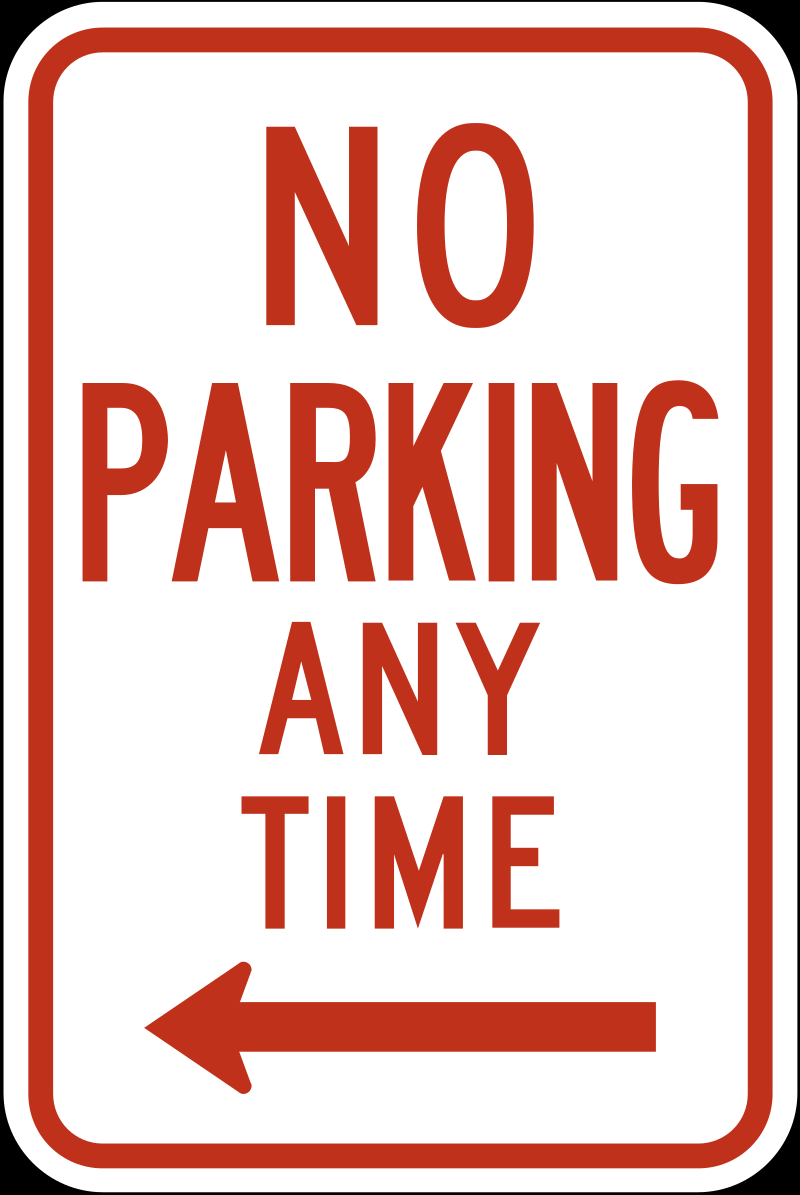
#> input picture signs/noparking.png, 800 x 1195 px, given in place of speed4.png, which was not available
$ python -i trainYellowSigns.py   (imports and definitions only)
#> lines starting #> are read from the running program, lines starting #| are printed output that depends on the picture; after the words box and inside, x2 and y2 are one past the last pixel; in counts of white or black regions, pixels touching at a corner belong together; pictures that were not available may be replaced by others from this repository, and a replacement may not be noted
### featureselector.py
# From https://www.geeksforgeeks.org/feature-detection-and-matching-with-opencv-python/
# Also used ChatGPT for fetching list of features in the image.

import cv2
import numpy as np

# This function extracts features from the image.
# Returns new image that points features, as well as a list of where all the features are located in image.
def selectFeaturesFromImage(image):
    gray_image = cv2.cvtColor(image, cv2.COLOR_BGR2GRAY)
    gray_image = np.float32(gray_image)

    dst = cv2.cornerHarris(gray_image, blockSize=2, ksize=5, k=0.01)

    feature_coords = np.argwhere(dst > 0.01 * dst.max())


    dst = cv2.dilate(dst, None)
    #image[dst > 0.01 * dst.max()] = [0, 255, 0]
    return image, feature_coords

### violajones.py

import cv2
import numpy as np
import pandas as pd

# This is for testing purposes
# [4 lines left out: function printImageWithIndex, not called in this run]

# This function computes the integral image, which is the sum of all pixels from a specific point. This is necessary for computing the Haar Features since it requires sums of specific features.
# Also used ChatGPT to help compute the integral image
def calculateIntegralImage(image):
    gray_image = cv2.cvtColor(image, cv2.COLOR_BGR2GRAY)
    #print('Gray image: ', gray_image)
    gray_image = np.array(gray_image)
    cumsum_rows = np.cumsum(gray_image, axis=0)
    cumsum_cols = np.cumsum(cumsum_rows, axis=1)
    #print('Cum Sum image: ', cumsum_cols)
    return cumsum_cols

# This function loops through all the features of the image and finds the Haar Features
# For this project, only the rectangular Haar Featurs will be detected instead of tilted.
# Returns a DataFrame containing all 4 Haar Feature and sum calculations
# https://en.wikipedia.org/wiki/Haar-like_feature
# https://www.youtube.com/watch?v=ZSqg-fZJ9tQ&ab_channel=FirstPrinciplesofComputerVision
# https://www.youtube.com/watch?v=p9vq90NYHMs&ab_channel=YoussefShakrina
# https://www.youtube.com/watch?v=uEJ71VlUmMQ&ab_channel=Computerphile
def computeHaarFeatures(integralImage, features, image):
    # [5 lines of commented-out code are left out]
    df = pd.DataFrame(columns=['Aba Boost 1', 'Aba Boost 2', 'Aba Boost 3', 'Aba Boost 4'])
    for i in features:
        x = i[0]
        y = i[1]
        #print('X: ', x, ', Y: ', y)
        try:
            h = 30 # Since the program will be testing the Haar features on four different sizes.
            totalPixels = totalPixelsOfFeature(integralImage, x, y, h) # This first part computes the first AdaBoost training, which consists of up-down edge detection.
            top1, bottom1 = adaBoostTraining1(integralImage, x, y, h, totalPixels)
            left1, right1 = adaBoostTraining2(integralImage, x, y, h, totalPixels)
            left, middle, right = adaBoostTraining3(integralImage, x, y, h, totalPixels)
            leftup, rightup, leftdown, rightdown = adaBoostTraining4(integralImage, x, y, h, totalPixels)
            adaBoost1Value = bottom1 - top1
            adaBoost2Value = left1-right1
            adaBoost3Value = (left + right) - middle
            adaBoost4Value = (leftup + rightdown) - (rightup + leftdown)
            # [10 lines of commented-out code are left out]
            new_row = {'Aba Boost 1': adaBoost1Value, 'Aba Boost 2': adaBoost2Value, 'Aba Boost 3': adaBoost3Value, 'Aba Boost 4': adaBoost4Value}

            df.loc[len(df.index)] = new_row
        except Exception as e:
            #print('Error: ', e)
            continue
        #print('Mean: ', meanAdaBoost1)
    return df

# This computes the total pixels around a specific feature.
# This takes in the Integral Image, the x and y coordinate of the feature, and h, how big the area should be.
def totalPixelsOfFeature(integralImage, x, y, h):
    #print('h: ', h, ', h-1: ', h+1)
    arr = integralImage[x-h:x+h,y-h:y+h] # Array up to where the feature is + h
    np.set_printoptions(threshold=np.inf)
    c = 0
    sub1 = integralImage[x+h][y-(h+1)] # Gets left total pixels.
    sub2 = integralImage[x-(h+1)][y+h] # Gets up total pixels.
    add1 = integralImage[x-(h+1)][y-(h+1)] # Gets top left total pixels, used since it double subtracts this area when subtracting sub1 and subtracting sub2. Therefore, this needs to be added back.
    total = arr[-1][-1] # Total number of pixels up to that specific feature.
    aTotal = int(total - sub1)
    aTotal -= int(sub2)
    aTotal += int(add1)
    return aTotal

    #arr = integralImage[x-h:x+h,y-h:y+h] # Array up to where the feature is + h
    #midpoint = arr.shape[0] // 2
    #print('Midpoint: ', midpoint)

# This computes the x-derivative (up-down) edge detection, this is used to subtract the top from the bottom, as followed for Haar Features.
# Returns the total pixels of the top half and the total pixels of the bottom half.
def adaBoostTraining1(integralImage, x, y, h, totalPixels):
    t1 = integralImage[x-1][y+h]
    t2 = integralImage[x-1][y-(h+1)]
    t3 = integralImage[x-(h+1)][y+h]
    a1 = integralImage[x-(h+1)][y-(h+1)]

    b1 = integralImage[x+h][y+h]
    b2 = integralImage[x+h][y-(h+1)]
    b3 = t1
    a2 = t2
    aBottom = int(b1) - int(b2) - int(b3) + int(a2)
    #print('T2: ', t2)

    # Gets total pixels of the first half
    #aTop = int(t1) - int(t2) - int(t3) + int(a1)

    aTop = totalPixels - aBottom

    # Gets total pixels of the second half
    #aBottom = totalPixels - aTop
    #print('Ada Test 1: Total Pixels: ', totalPixels, ', A Top: ', aTop, ', A Bottom: ', aBottom)
    return aTop, aBottom

# This computes the y-derivative edge detection, this is used to subtract the left from the right, as followed for Haar Features.
# Returns the total pixels of the top half and the total pixels of the bottom half.
def adaBoostTraining2(integralImage, x, y, h, totalPixels):
    right1 = integralImage[x+h][y+h]
    right2 = integralImage[x+h][y-1]
    right3 = integralImage[x-(h+1)][y+h]
    rightadd = integralImage[x-(h+1)][y-1]

    # Gets total pixels of the first half
    #right = int(right1) - int(right2) - int(right3) + int(rightadd)

    left1 = integralImage[x+h][y-1]
    left2 = integralImage[x+h][y-(h+1)]
    left3 = integralImage[x-(h+1)][y-1]
    leftadd = integralImage[x-(h+1)][y-(h+1)]

    left = int(left1) - int(left2) - int(left3) + int(leftadd)
    right = totalPixels - left

    #print('Ada Test 2: Total Pixels: ', totalPixels, ', A Left: ', left, ', A Right: ', right)
    return left, right

# This computes the x-axis-derivative line detection.
# For this, the area around the feature would need to be split in three different parts, the left, the middle, and the right.
# To obtain the value, the middle is subtracted by the sum of the left and the right.
def adaBoostTraining3(integralImage, x, y, h, totalPixels):

    division = h // 3 # Dividing the area around feature into three different parts, only being used for y-coordinate.
    #print('Division: ', division)
    #print('X: ', x, ', Y: ', y)

    middle1 = integralImage[x+h][y+division]
    #print('Middle 1 X: ', x+h, ', Y: ', y+division)
    middle2= integralImage[x+h][y-(division+1)]
    #print('Middle 2 X: ', x+h, ', Y: ', y-(division+1))
    middle3 = integralImage[x-(h+1)][y+division]
    #print('Middle 3 X: ', x-(h+1), ', Y: ', y+division)
    middleadd = integralImage[x-(h+1)][y-(division+1)]
    #print('Middle Add X: ', x-(h+1), ', Y: ', y+division)
    middle = int(middle1) - int(middle2) - int(middle3) + int(middleadd)
    #print('Middle 1: ', middle1, ', Middle 2: ', middle2, ', Middle 3: ', middle3, ', Middle Add: ', middleadd)

    left1 = middle2
    left2 = integralImage[x+h][y-(h+1)]
    left3 = middleadd
    leftadd = integralImage[x-(h+1)][y-(h+1)]
    left = int(left1) - int(left2) - int(left3) + int(leftadd)
    #print('Left 1: ', left1, ', Left 2: ', left2, ', Left 3: ', left3, ', Left Add: ', leftadd)

    right = totalPixels - middle - left

    #print('Ada Test 3: Left: ', left, ', Middle: ', middle, ', Right: ', right)
    return left, middle, right


# This computes the four-rectangle feature detection for AdaBoost Training.
# For this, the area around the feature would need to be split in three different parts, the left, the middle, and the right.
# To obtain the value, the middle is subtracted by the sum of the left and the right.
def adaBoostTraining4(integralImage, x, y, h, totalPixels):
    leftup1 = integralImage[x][y-1]
    leftup2 = integralImage[x][y-(h+1)]
    leftup3 = integralImage[x-(h+1)][y-1]
    leftupadd = integralImage[x-(h+1)][y-(h+1)]
    leftup = int(leftup1) - int(leftup2) - int(leftup3) + int(leftupadd)

    rightup1 = integralImage[x][y+h]
    rightup2 = leftup1
    rightup3 = integralImage[x-(h+1)][y+h]
    rightupadd = leftup3
    rightup = int(rightup1) - int(rightup2) - int(rightup3) + int(rightupadd)

    leftdown1 = integralImage[x+h][y-1]
    leftdown2 = integralImage[x+h][y-(h+1)]
    leftdown3 = leftup1
    leftdownadd = leftup2
    leftdown = int(leftdown1) - int(leftdown2) - int(leftdown3) + int(leftdownadd)

    rightdown1 = integralImage[x+h][y+h]
    rightdown2 = leftdown1
    rightdown3 = rightup1
    rightdownadd = leftup1
    rightdown = int(rightdown1) - int(rightdown2) - int(rightdown3) + int(rightdownadd)

    #print('Ada Test 4: Left Up: ', leftup, ', Right Up: ', rightup, ', Left Down: ', leftdown, ', Right Down: ', rightdown)
    return leftup, rightup, leftdown, rightdown

### trainYellowSigns.py
import violajones
import cv2
import numpy as np
import pandas as pd
import featureselector

# This function is used to extract traffic sign features and classify them. This returns two DataFrames: the 4 Haar Features of
# each feature, and the classification DataFrame.
def trainSigns(size = 400):

#> called with size = 400
    train = pd.DataFrame(columns=['Aba Boost 1', 'Aba Boost 2', 'Aba Boost 3', 'Aba Boost 4'])
    signs = pd.DataFrame(columns=['Signs'])

    with open("yellowsigns.txt", "r") as file:
#> (reads yellowsigns.txt from the repository)
        for i in file:
            fileNameArr = i.rstrip().split(" ")
            #print(fileNameArr)
            signName = "signs/" + fileNameArr[0] + ".png"

            image = cv2.imread(signName)
#> image is the input picture: shape (1195, 800, 3); mean B, G, R 191, 196.9, 233.4
            image = cv2.resize(image, (size, size))
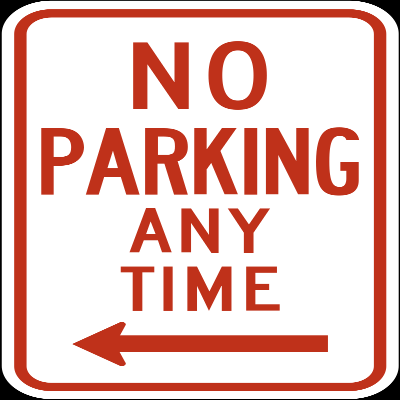
#> image: shape (400, 400, 3); mean B, G, R 190.8, 196.7, 233.2
            gray_image = cv2.cvtColor(image, cv2.COLOR_BGR2GRAY)
            imageWithFeatures, features = featureselector.selectFeaturesFromImage(image)
#> in selectFeaturesFromImage, `dst = cv2.cornerHarris(gray_image, blockSize=2, ksize=5, k=0.01)`:
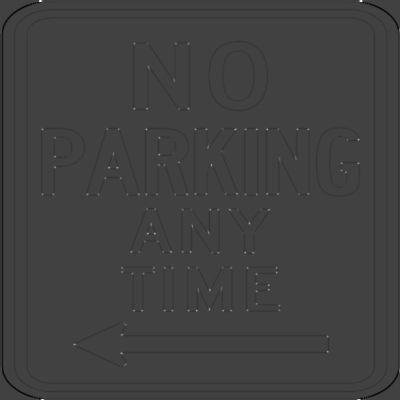
#> dst: shape (400, 400) float32; min -3.21e+09, max 9.26e+09, mean -42616472; drawn with min black and max white
#> in selectFeaturesFromImage, `feature_coords = np.argwhere(dst > 0.01 * dst.max())`: feature_coords = 1291 pairs, first value 0 to 399, second value 0 to 399
#> in selectFeaturesFromImage, `dst = cv2.dilate(dst, None)`:
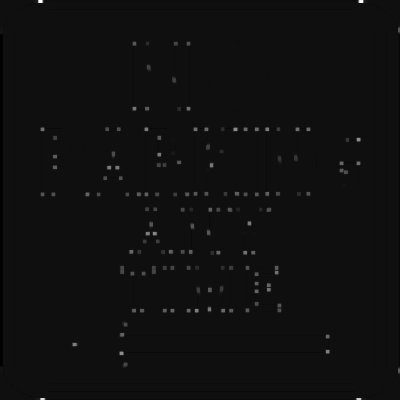
#> dst: shape (400, 400) float32; min -614088064, max 9.26e+09, mean 27895972; drawn with min black and max white
#> features has the same summary as feature_coords in selectFeaturesFromImage
            integralImage = violajones.calculateIntegralImage(image)
#> in calculateIntegralImage, `cumsum_cols = np.cumsum(cumsum_rows, axis=1)`:
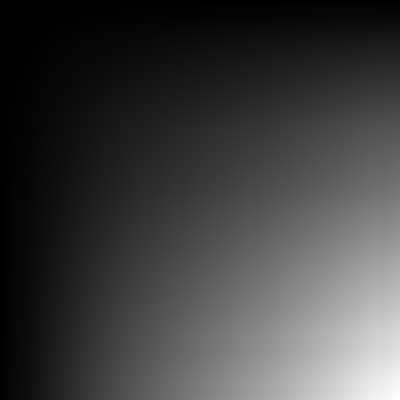
#> cumsum_cols: shape (400, 400) uint64; min 0, max 33115789, mean 8309363.5; drawn with min black and max white

            blurred = cv2.GaussianBlur(gray_image, (5, 5), 0)
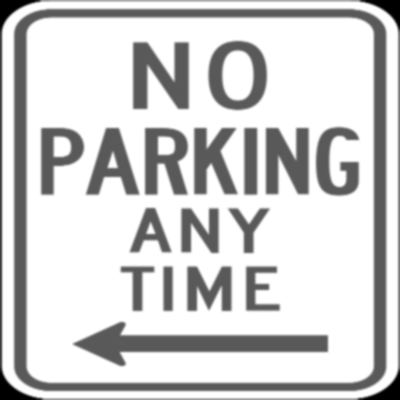
#> blurred: shape (400, 400); min 0, max 255, mean 207.5
            edges = cv2.Canny(blurred, 50, 150)
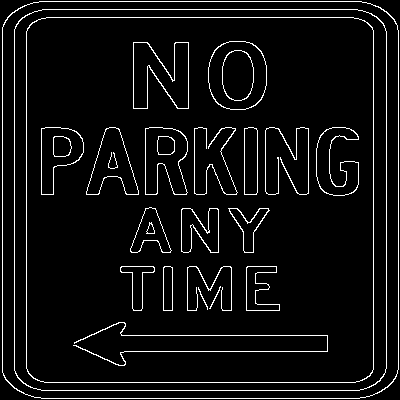
#> edges: shape (400, 400); 5.8% white in thin lines or dots
            contours, _ = cv2.findContours(edges.copy(), cv2.RETR_EXTERNAL, cv2.CHAIN_APPROX_SIMPLE)
#> contours = 1 contour; box (x1, y1, x2, y2) and area: (2, 1, 399, 399) 155978
            for contour in contours:
                featuresInSigns = []
                area = cv2.contourArea(contour)
                if area > 10000:
                    #print('Area: ', area)

                    epsilon = 0.03 * cv2.arcLength(contour, True)
                    approx = cv2.approxPolyDP(contour, epsilon, True)

                    # Selects features inside of the big shape
                    point_size=1
                    for f in features:
                        x, y = f
                        tuplePoint = (float(f[1]), float(f[0]))
                        determine = cv2.pointPolygonTest(contour, tuplePoint, measureDist=False)
                        if (determine >= 0):
                            featuresInSigns.append(f)
                            #cv2.circle(image, (y, x), point_size, (255, 0, 0), -1)

                    ababoostfeatures = violajones.computeHaarFeatures(integralImage, featuresInSigns, gray_image)

                    train = pd.concat([train, ababoostfeatures], ignore_index=True)
                    #print(signName)
                    #print(ababoostfeatures)

                    count = int(fileNameArr[1])

                    df = pd.DataFrame({'Signs': [int(count)] * len(ababoostfeatures)})
                    signs = pd.concat([signs, df], ignore_index=True)
#> this loop made 1 pass
#> (area, epsilon, approx, point_size, df) on pass 1: (155978.5, 46.05, [[7, 17], [14, 388], [393, 381], [386, 11]], 1, table of 0 rows and 4 columns)
#> pass 1, in totalPixelsOfFeature (call 9), `arr = integralImage[x-h:x+h,y-h:y+h]`:
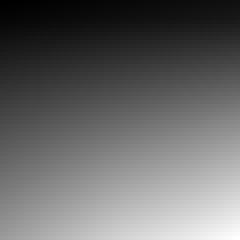
#> arr: shape (60, 60) uint64 (shown 4 times larger); min 203841, max 2421351, mean 1108146.8; drawn with min black and max white
#> pass 2 of the loop in trainSigns, `for i in file:`:
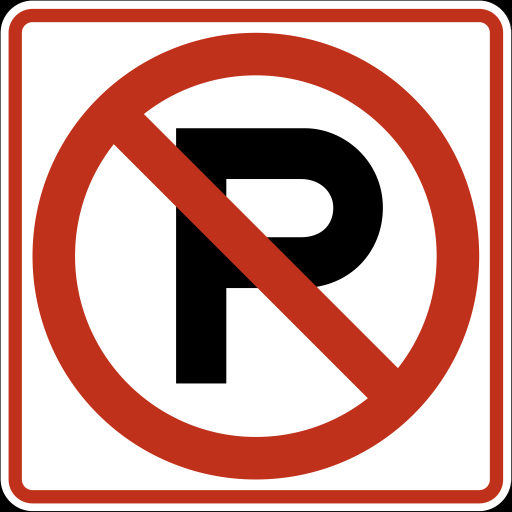
#> input picture signs/noparking2.png, 1024 x 1024 px, given in place of windyroads.png, which was not available (shown at 1/2 size)
#> in trainSigns, image is the input picture: shape (1024, 1024, 3); mean B, G, R 147.3, 155.6, 206.9
#> image: shape (400, 400, 3)
#> in trainSigns, `edges = cv2.Canny(blurred, 50, 150)`:
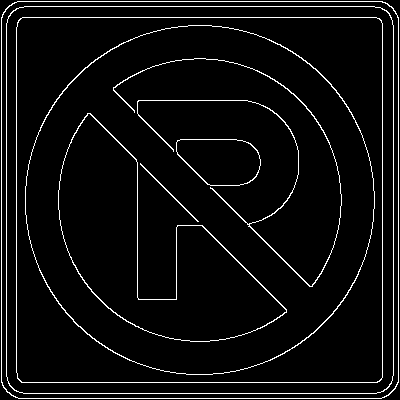
#> edges: shape (400, 400); 5.2% white in thin lines or dots
#> the loop in trainSigns, `for contour in contours:` made 1 pass
#> pass 1, in totalPixelsOfFeature (call 1260), `arr = integralImage[x-h:x+h,y-h:y+h]`:
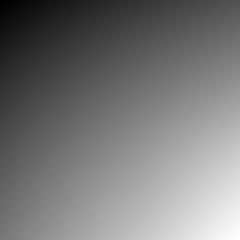
#> arr: shape (60, 60) uint64 (shown 4 times larger); min 1021770, max 3119544, mean 2011125.2; drawn with min black and max white
                    # [4 lines of commented-out code are left out]
        train.to_csv('trainYellow.csv', index=False)
        signs.to_csv('trainClassifierYellow.csv', index=False)

def trainYellow():
    trainSigns()
    print('Done With Training And Classifying Yellow Signs. Check directory for .csv files.')

#> (the run stopped early here; a loop or call above may not have finished)
